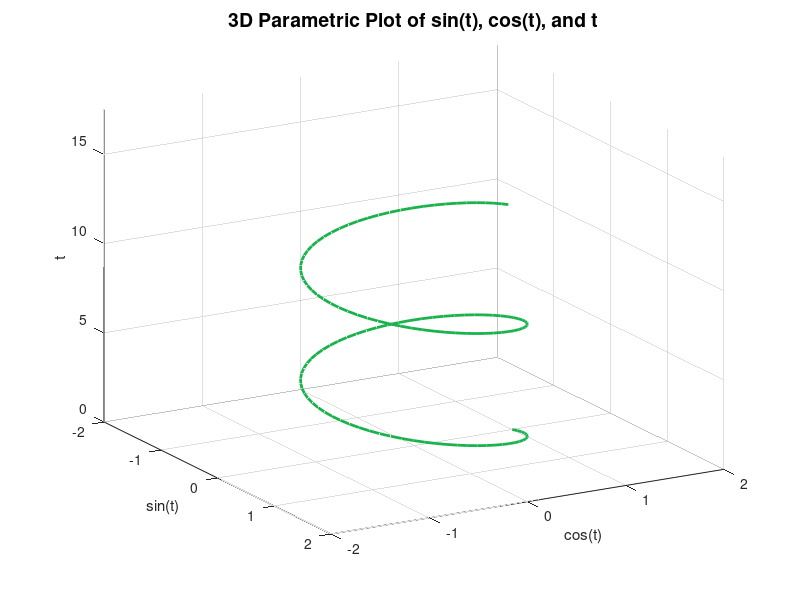

MATLAB code to generate this figure:
t1 = 0:0.1:4*pi;

y1 = sin(t1);
y2 = cos(t1);
y3 = t1;

plot3(y1, y2, y3, 'LineWidth', 2, 'Color', [0.1, 0.7, 0.3]);
grid on;

title('3D Parametric Plot of sin(t), cos(t), and t', 'FontSize', 14, 'FontWeight', 'bold');
xlabel('sin(t)');
ylabel('cos(t)');
zlabel('t');

% Setting limits for the axes
xlim([-2, 2]);
ylim([-2, 2]);
zlim([min(y3), max(y3)+5]);

% Setting a custom view angle
view(60, 22.5);
